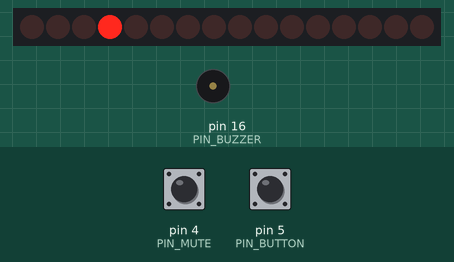
A sketch run on a simulated Arduino Uno, built with avr-gcc and run on an emulated ATmega328P. Shown: 16 shift-register outputs drawn as a row of LEDs (first output left, lit = HIGH), buzzer (waves = sounding, pin HIGH). Wiring (inferred from the names in the program): 2 × shift register (74HC595): data pin 13; shift clock A0; latch pin 12. Wiring (inferred from the signals the program sends): row of LEDs: on Q0, Q1, Q2, Q3, Q4, Q5, Q6, Q7, Q8, Q9, Q10, Q11, Q12, Q13, Q14, Q15. Inputs (shaded band) come from the test bench; at power-on: pin 5 (PIN_BUTTON) HIGH, pin 4 (PIN_MUTE) HIGH. Random numbers use the default seed unless the sketch sets one; pins used as bus, display or sensor lines are not drawn.

Above: at 2.7 s.
2.8 s: pin 5 (PIN_BUTTON) pulled LOW for 3.2 s
At 6.5 s:
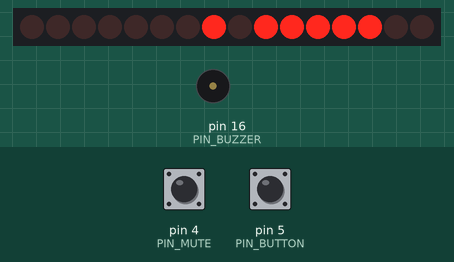
7.5 s: pin 5 (PIN_BUTTON) pulled LOW for 3.2 s
At 8.69 s:
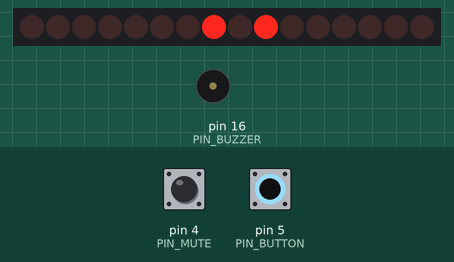
12.2 s: pin 4 (PIN_MUTE) pulled LOW for 0.15 s
12.9 s: pin 4 (PIN_MUTE) pulled LOW for 3.2 s
17.6 s: pin 5 (PIN_BUTTON) pulled LOW for 3.2 s
At 22.4 s:
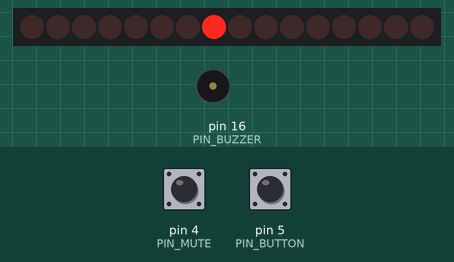
Timing chart, 0 to 23.9 s (numbered marks = the images above; inputs shaded):
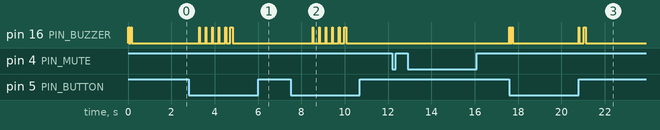

Measured:
- after the input at 2.8 s, pin 16 (PIN_BUZZER): goes 4 × (HIGH 0.02 s, LOW 0.28 s), HIGH 0.04 s, LOW 0.20 s, HIGH 0.10 s, then LOW, starting after 0.48 s
- after the input at 7.5 s, pin 16 (PIN_BUZZER): goes 4 × (HIGH 0.02 s, LOW 0.28 s), HIGH 0.04 s, LOW 0.20 s, HIGH 0.10 s, then LOW, starting after 1.0 s
- after the input at 12.9 s, pin 16 (PIN_BUZZER): LOW → HIGH after 4.7 s
- by itself, pin 16 (PIN_BUZZER): alternates HIGH for 0.03 s and LOW for 0.03 s, 6 changes in all, then stays LOW

The sketch:

jeu_tir.ino
```cpp
const int PIN_BUTTON = 5;       // D1
const int PIN_BUZZER = 16;      // D0
const int PIN_MUTE = 4;         // D2

bool soundEnabled = true;

const int PIN_595_DATA = 13;    // D7
const int PIN_595_CLOCK = 14;   // D5
const int PIN_595_LATCH = 12;   // D6

const byte BIT_TARGET_1 = 0x02;
const byte BIT_TARGET_2 = 0x04;
const byte BIT_TARGET_3 = 0x08;

const byte BIT_SCORE_1 = 0x10;
const byte BIT_SCORE_2 = 0x20;
const byte BIT_SCORE_3 = 0x40;

const byte BIT_MISS = 0x80;

const byte BIT_PWR_1 = 0x02;
const byte BIT_PWR_2 = 0x04;
const byte BIT_PWR_3 = 0x08;
const byte BIT_PWR_4 = 0x10;
const byte BIT_PWR_5 = 0x20;


byte data_led = 0x00;
byte data_power = 0x00;
byte statusBits = 0x00;

int roundNumber = 1;

int score = 0;
int misses = 0;
int currentTarget = 0;
int powerLevel = 0;

unsigned long stateTimer = 0;
unsigned long chargeStartTime = 0;


enum GameState {
  STATE_START,
  STATE_NEXT_ROUND,
  STATE_SHOW_TARGET,
  STATE_WAIT_INPUT,
  STATE_CHARGING,
  STATE_SHOOT,
  STATE_EVAL,
  STATE_GAME_OVER,
  STATE_WIN,
  STATE_LOSE,
  STATE_RESET
};

GameState currentState = STATE_START;

void updateShiftRegisters() {

  digitalWrite(PIN_595_LATCH, LOW);

  shiftOut(
    PIN_595_DATA,
    PIN_595_CLOCK,
    MSBFIRST,
    data_power
  );

  shiftOut(
    PIN_595_DATA,
    PIN_595_CLOCK,
    MSBFIRST,
    data_led
  );

  digitalWrite(PIN_595_LATCH, HIGH);
}


void updatePowerLeds(int level) {

  data_power = 0x00;

  if (level >= 1)
    data_power |= BIT_PWR_1;

  if (level >= 2)
    data_power |= BIT_PWR_2;

  if (level >= 3)
    data_power |= BIT_PWR_3;

  if (level >= 4)
    data_power |= BIT_PWR_4;

  if (level >= 5)
    data_power |= BIT_PWR_5;

  updateShiftRegisters();
}

void beep(int duration) {
  if (!soundEnabled)
    return;

  if (duration <= 0)
    return;

  digitalWrite(PIN_BUZZER, HIGH);

  delay(duration);

  digitalWrite(PIN_BUZZER, LOW);
}


void playSoundEffect(int type) {

  switch (type) {

    case 1:
      beep(30);
      delay(30);

      beep(30);
      delay(30);

      beep(60);
      break;


    case 2:
      beep(20);
      break;


    case 3:
      beep(40);
      delay(30);

      beep(60);
      break;


    case 4:
      beep(100);
      break;


    case 5:

      for (int i = 0; i < 6; i++) {

        beep(30);
        delay(30);
      }

      break;


    case 6:

      beep(100);
      delay(60);

      beep(150);
      break;
  }
}

byte getTargetBit(int target) {

  if (target == 1)
    return BIT_TARGET_1;

  if (target == 2)
    return BIT_TARGET_2;

  if (target == 3)
    return BIT_TARGET_3;

  return 0;
}


void setup() {

  Serial.begin(115200);

  pinMode(PIN_BUTTON, INPUT_PULLUP);

  pinMode(PIN_MUTE, INPUT_PULLUP);

  pinMode(PIN_BUZZER, OUTPUT);

  pinMode(PIN_595_DATA, OUTPUT);
  pinMode(PIN_595_CLOCK, OUTPUT);
  pinMode(PIN_595_LATCH, OUTPUT);

  digitalWrite(PIN_BUZZER, LOW);

  data_led = 0x00;
  data_power = 0x00;
  statusBits = 0x00;

  updateShiftRegisters();

  randomSeed(analogRead(A0));


  stateTimer = millis();
}

void loop() {

  static bool lastMuteButton = HIGH;

  bool muteButton = digitalRead(PIN_MUTE);

  if (lastMuteButton == HIGH && muteButton == LOW) {

    soundEnabled = !soundEnabled;

    if (!soundEnabled) {
      digitalWrite(PIN_BUZZER, LOW);
    }

    delay(50);
  }


  lastMuteButton = muteButton;

  switch (currentState) {

    case STATE_START:

      statusBits = 0x00;

      roundNumber = 1;

      score = 0;

      misses = 0;

      playSoundEffect(1);

      for (int i = 0; i < 3; i++) {

        data_led = 0x0E;

        updatePowerLeds(5);

        updateShiftRegisters();

        delay(250);


        data_led = 0xF0;

        updatePowerLeds(0);

        updateShiftRegisters();

        delay(250);
      }


      data_led = 0x00;

      updatePowerLeds(0);

      updateShiftRegisters();

      delay(300);


      currentState = STATE_NEXT_ROUND;

      break;

    case STATE_NEXT_ROUND:

      updatePowerLeds(0);

      powerLevel = 0;

      currentTarget = random(1, 4);


      data_led = statusBits;

      updateShiftRegisters();


      stateTimer = millis();

      currentState = STATE_SHOW_TARGET;

      break;


    case STATE_SHOW_TARGET:

      data_led =
        statusBits |
        getTargetBit(currentTarget);

      updateShiftRegisters();


      if (millis() - stateTimer >= 1000) {

        data_led = statusBits;

        updateShiftRegisters();

        currentState = STATE_WAIT_INPUT;
      }

      break;

    case STATE_WAIT_INPUT:

      if (digitalRead(PIN_BUTTON) == LOW) {

        chargeStartTime = millis();

        currentState = STATE_CHARGING;
      }

      break;

    case STATE_CHARGING:
    {
      unsigned long chargeDuration =
        millis() - chargeStartTime;


      int newPowerLevel =
        map(
          chargeDuration,
          0,
          1500,
          0,
          5
        );


      if (newPowerLevel > 5)
        newPowerLevel = 5;

      if (newPowerLevel > powerLevel) {

        beep(20);
      }


      powerLevel = newPowerLevel;


      updatePowerLeds(powerLevel);

      if (
        powerLevel >= 5 ||
        digitalRead(PIN_BUTTON) == HIGH
      ) {

        currentState = STATE_SHOOT;
      }

      break;
    }

    case STATE_SHOOT:

      playSoundEffect(2);

      delay(200);

      currentState = STATE_EVAL;

      break;

    case STATE_EVAL:
    {
      bool isSuccess =
        (powerLevel == currentTarget);


      byte newStatusBit = 0;


      if (isSuccess) {

        score++;


        if (roundNumber == 1)
          newStatusBit = BIT_SCORE_1;

        else if (roundNumber == 2)
          newStatusBit = BIT_SCORE_2;

        else if (roundNumber == 3)
          newStatusBit = BIT_SCORE_3;


        playSoundEffect(3);

      }

      else {

        misses++;

        newStatusBit = BIT_MISS;

        playSoundEffect(4);
      }


      statusBits |= newStatusBit;


      byte targetBit =
        getTargetBit(currentTarget);


      for (int i = 0; i < 3; i++) {

        data_led =
          targetBit |
          statusBits |
          newStatusBit;

        updateShiftRegisters();

        delay(150);


        data_led = statusBits;

        updateShiftRegisters();

        delay(150);
      }


      data_led = statusBits;

      updateShiftRegisters();


      stateTimer = millis();

      currentState = STATE_GAME_OVER;

      break;
    }


    case STATE_GAME_OVER:

      if (millis() - stateTimer > 1500) {

        if (score >= 3) {

          currentState = STATE_WIN;

        }

        else if (
          misses >= 2 ||
          roundNumber >= 3
        ) {

          currentState = STATE_LOSE;

        }

        else {

          roundNumber++;

          currentState = STATE_NEXT_ROUND;
        }
      }

      break;


    case STATE_WIN:

      data_led = 0x00;

      updatePowerLeds(0);

      updateShiftRegisters();

      delay(500);


      for (int i = 0; i < 3; i++) {

        data_led = BIT_SCORE_1;

        updateShiftRegisters();

        delay(250);


        data_led = BIT_SCORE_2;

        updateShiftRegisters();

        delay(250);


        data_led = BIT_SCORE_3;

        updateShiftRegisters();

        delay(250);


        data_led = 0x00;

        updateShiftRegisters();

        delay(250);
      }

      playSoundEffect(5);


      currentState = STATE_RESET;

      break;

    case STATE_LOSE:

      data_led = 0x00;

      updatePowerLeds(0);

      updateShiftRegisters();

      delay(500);


      for (int i = 0; i < 5; i++) {

        data_led = BIT_MISS;

        updateShiftRegisters();

        delay(250);


        data_led = 0x00;

        updateShiftRegisters();

        delay(250);
      }

      playSoundEffect(6);


      currentState = STATE_RESET;

      break;

    case STATE_RESET:

      data_led = 0x00;

      updatePowerLeds(0);

      delay(2000);


      currentState = STATE_START;

      break;
  }
}
```
